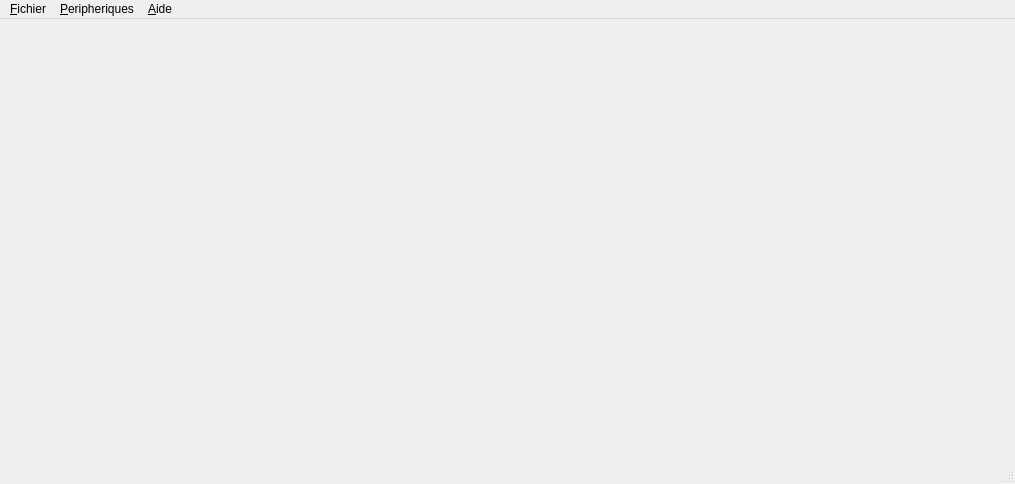
<?xml version="1.0" encoding="UTF-8"?>
<ui version="4.0">
 <class>MainWindow</class>
 <widget class="QMainWindow" name="MainWindow">
  <property name="geometry">
   <rect>
    <x>0</x>
    <y>0</y>
    <width>1015</width>
    <height>484</height>
   </rect>
  </property>
  <property name="minimumSize">
   <size>
    <width>1015</width>
    <height>484</height>
   </size>
  </property>
  <property name="maximumSize">
   <size>
    <width>1015</width>
    <height>484</height>
   </size>
  </property>
  <property name="windowTitle">
   <string>Simulateur Arm-Ada</string>
  </property>
  <widget class="QWidget" name="centralwidget">
   <widget class="QLabel" name="backgroundImg">
    <property name="geometry">
     <rect>
      <x>0</x>
      <y>0</y>
      <width>1016</width>
      <height>440</height>
     </rect>
    </property>
    <property name="text">
     <string>&lt;html&gt;&lt;head/&gt;&lt;body&gt;&lt;p&gt;&lt;img src=&quot;:/images/facade-GB-480x272.png&quot;/&gt;&lt;/p&gt;&lt;/body&gt;&lt;/html&gt;</string>
    </property>
   </widget>
   <widget class="QPushButton" name="buttonUp">
    <property name="geometry">
     <rect>
      <x>90</x>
      <y>165</y>
      <width>36</width>
      <height>36</height>
     </rect>
    </property>
    <property name="text">
     <string/>
    </property>
    <property name="flat">
     <bool>true</bool>
    </property>
   </widget>
   <widget class="QPushButton" name="buttonLeft">
    <property name="geometry">
     <rect>
      <x>53</x>
      <y>202</y>
      <width>36</width>
      <height>36</height>
     </rect>
    </property>
    <property name="text">
     <string/>
    </property>
    <property name="flat">
     <bool>true</bool>
    </property>
   </widget>
   <widget class="QPushButton" name="buttonRight">
    <property name="geometry">
     <rect>
      <x>126</x>
      <y>202</y>
      <width>36</width>
      <height>36</height>
     </rect>
    </property>
    <property name="text">
     <string/>
    </property>
    <property name="flat">
     <bool>true</bool>
    </property>
   </widget>
   <widget class="QPushButton" name="buttonDown">
    <property name="geometry">
     <rect>
      <x>90</x>
      <y>240</y>
      <width>36</width>
      <height>36</height>
     </rect>
    </property>
    <property name="text">
     <string/>
    </property>
    <property name="flat">
     <bool>true</bool>
    </property>
   </widget>
   <widget class="QPushButton" name="buttonB">
    <property name="geometry">
     <rect>
      <x>922</x>
      <y>264</y>
      <width>62</width>
      <height>62</height>
     </rect>
    </property>
    <property name="text">
     <string/>
    </property>
    <property name="flat">
     <bool>true</bool>
    </property>
   </widget>
   <widget class="QPushButton" name="buttonA">
    <property name="geometry">
     <rect>
      <x>838</x>
      <y>250</y>
      <width>62</width>
      <height>62</height>
     </rect>
    </property>
    <property name="text">
     <string/>
    </property>
    <property name="flat">
     <bool>true</bool>
    </property>
   </widget>
   <widget class="QPushButton" name="buttonX">
    <property name="geometry">
     <rect>
      <x>838</x>
      <y>164</y>
      <width>62</width>
      <height>62</height>
     </rect>
    </property>
    <property name="text">
     <string/>
    </property>
    <property name="flat">
     <bool>true</bool>
    </property>
   </widget>
   <widget class="QPushButton" name="buttonY">
    <property name="geometry">
     <rect>
      <x>922</x>
      <y>178</y>
      <width>62</width>
      <height>62</height>
     </rect>
    </property>
    <property name="text">
     <string/>
    </property>
    <property name="flat">
     <bool>true</bool>
    </property>
   </widget>
   <widget class="QPushButton" name="buttonReset">
    <property name="geometry">
     <rect>
      <x>920</x>
      <y>92</y>
      <width>22</width>
      <height>22</height>
     </rect>
    </property>
    <property name="text">
     <string/>
    </property>
    <property name="flat">
     <bool>true</bool>
    </property>
   </widget>
  </widget>
  <widget class="QMenuBar" name="menubar">
   <property name="geometry">
    <rect>
     <x>0</x>
     <y>0</y>
     <width>1015</width>
     <height>22</height>
    </rect>
   </property>
   <widget class="QMenu" name="menuFichier">
    <property name="title">
     <string>&amp;Fichier</string>
    </property>
    <addaction name="actionOuvrir"/>
    <addaction name="separator"/>
    <addaction name="actionQuitter"/>
   </widget>
   <widget class="QMenu" name="menuAide">
    <property name="title">
     <string>&amp;Aide</string>
    </property>
    <addaction name="actionA_propos_de"/>
   </widget>
   <widget class="QMenu" name="menuPeripheriques">
    <property name="title">
     <string>&amp;Peripheriques</string>
    </property>
    <addaction name="actionPotentiometres"/>
    <addaction name="actionAccelerometre"/>
    <addaction name="actionGyroscope"/>
    <addaction name="actionMagnetometre"/>
   </widget>
   <addaction name="menuFichier"/>
   <addaction name="menuPeripheriques"/>
   <addaction name="menuAide"/>
  </widget>
  <widget class="QStatusBar" name="statusbar"/>
  <action name="actionOuvrir">
   <property name="text">
    <string>&amp;Ouvrir...</string>
   </property>
  </action>
  <action name="actionQuitter">
   <property name="text">
    <string>&amp;Quitter</string>
   </property>
  </action>
  <action name="actionA_propos_de">
   <property name="text">
    <string>A &amp;propos de ...</string>
   </property>
  </action>
  <action name="actionPotentiometres">
   <property name="text">
    <string>Pot&amp;entiometres</string>
   </property>
  </action>
  <action name="actionAccelerometre">
   <property name="text">
    <string>A&amp;ccelerometre</string>
   </property>
  </action>
  <action name="actionGyroscope">
   <property name="text">
    <string>&amp;Gyroscope</string>
   </property>
  </action>
  <action name="actionMagnetometre">
   <property name="text">
    <string>&amp;Magnetometre</string>
   </property>
  </action>
 </widget>
 <resources>
  <include location="ressources/ressources.qrc"/>
 </resources>
 <connections/>
</ui>
